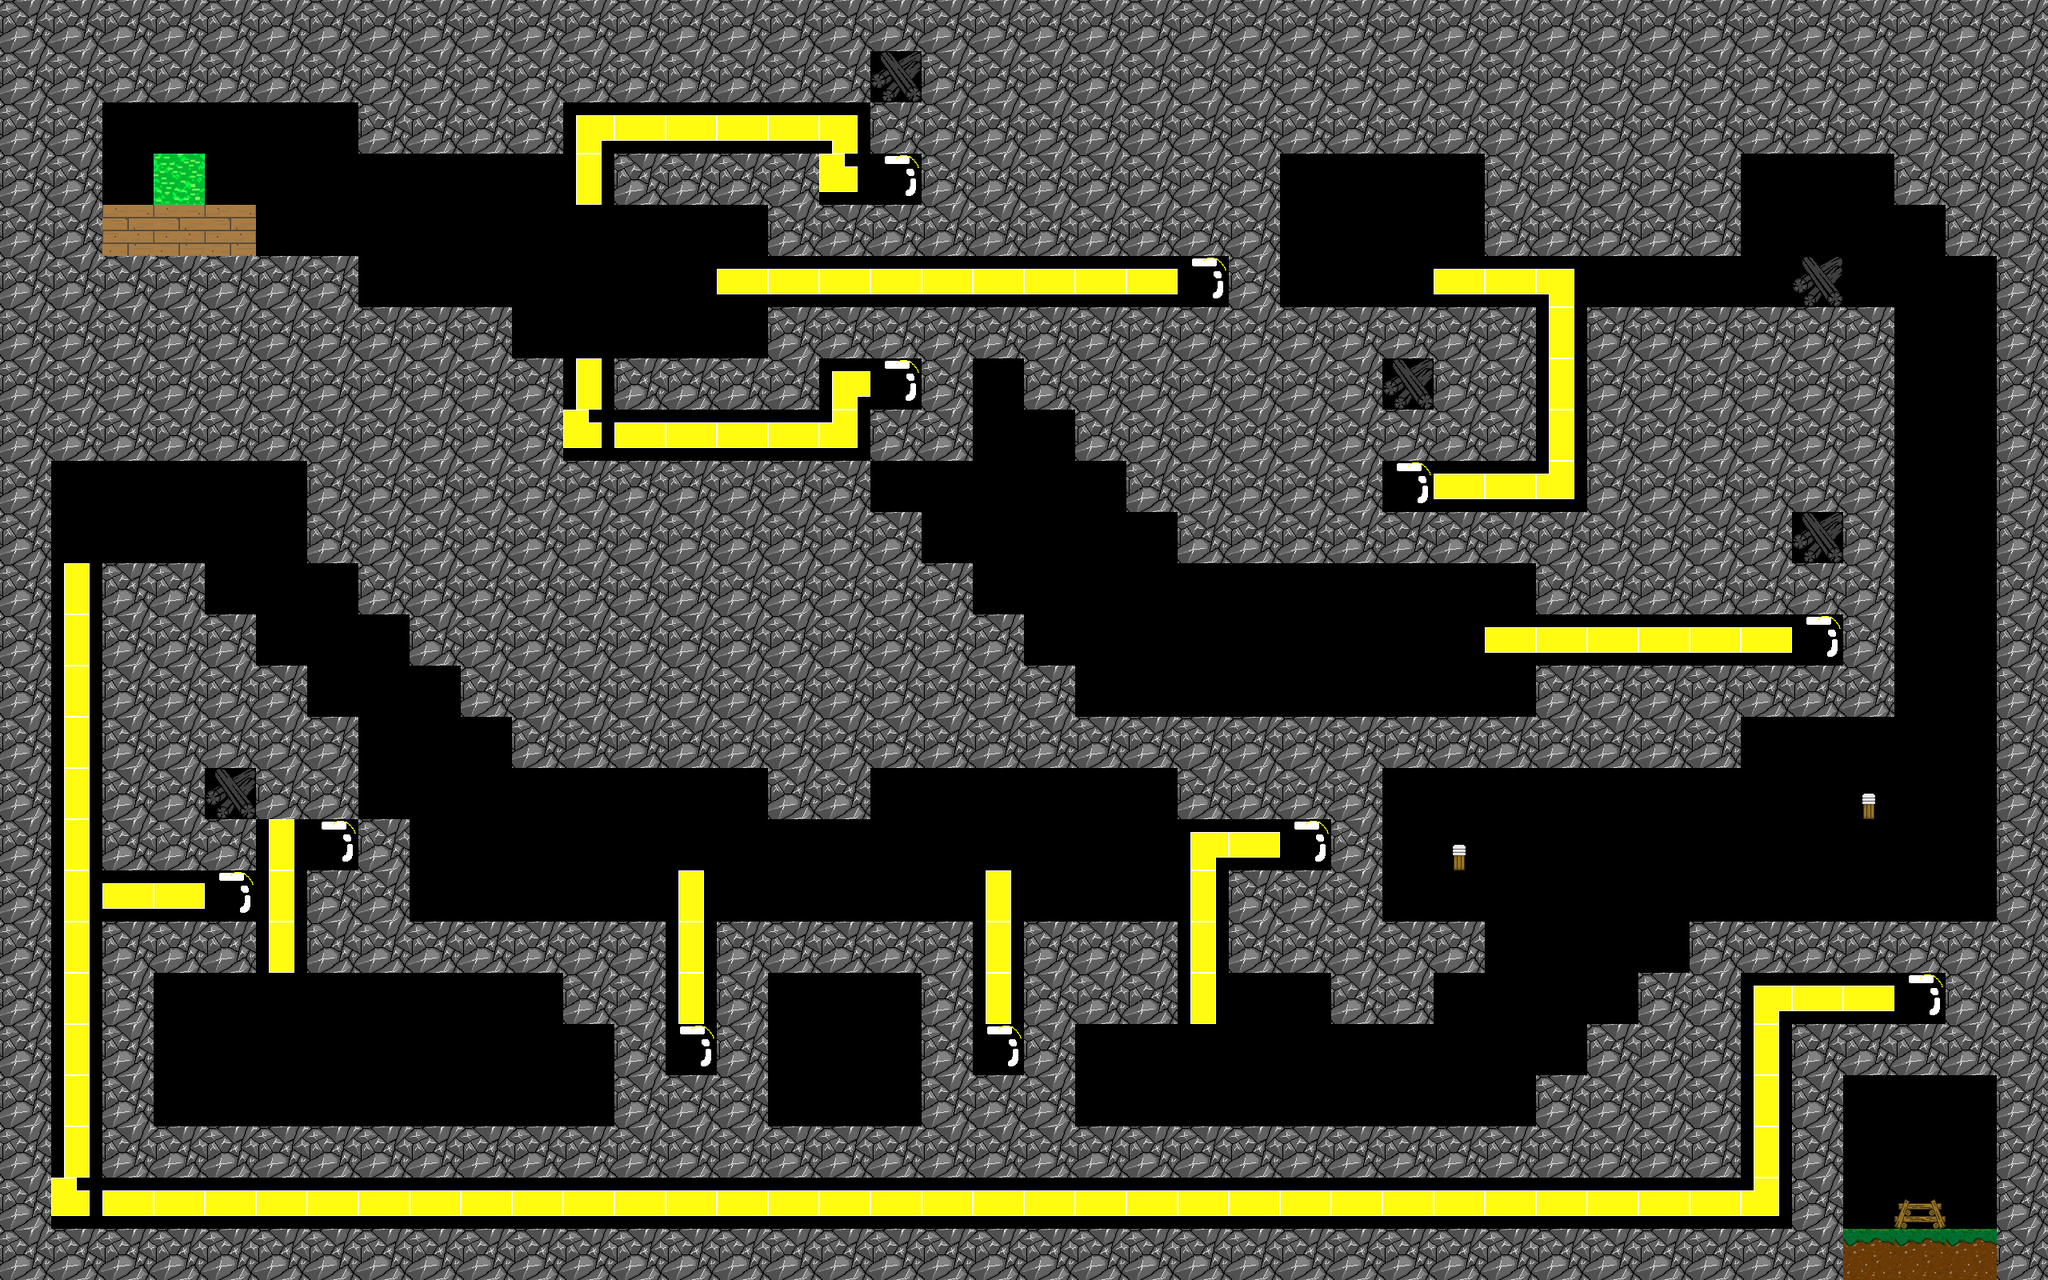

Rendered tile map (Tiled .tmx) drawn with the repository's tilesets; below, a short description and the full map source, tile grids included:
An orthogonal 40x25 tile map with 64x64 px tiles, 1 tile layer (タイル・レイヤー1).

<map version="1.0" orientation="orthogonal" renderorder="right-down" width="40" height="25" tilewidth="64" tileheight="64" nextobjectid="1">
 <tileset firstgid="1" name="TileMapSource" tilewidth="64" tileheight="64" tilecount="36" columns="4">
  <image source="../../../TeamWorkGame/TeamWorkGame/TeamWorkGameContent/Texture/TileMapSource.png" width="256" height="576" />
 </tileset>
 <layer name="タイル・レイヤー1" width="40" height="25">
  <data encoding="csv">
4,4,4,4,4,4,4,4,4,4,4,4,4,4,4,4,4,4,4,4,4,4,4,4,4,4,4,4,4,4,4,4,4,4,4,4,4,4,4,4,
4,4,4,4,4,4,4,4,4,4,4,4,4,4,4,4,4,8,4,4,4,4,4,4,4,4,4,4,4,4,4,4,4,4,4,4,4,4,4,4,
4,4,0,0,0,0,0,4,4,4,4,26,31,31,31,31,27,4,4,4,4,4,4,4,4,4,4,4,4,4,4,4,4,4,4,4,4,4,4,4,
4,4,0,1,0,0,0,0,0,0,0,30,4,4,4,4,28,21,4,4,4,4,4,4,4,0,0,0,0,4,4,4,4,4,0,0,0,4,4,4,
4,4,12,12,12,0,0,0,0,0,0,0,0,0,0,4,4,4,4,4,4,4,4,4,4,0,0,0,0,4,4,4,4,4,0,0,0,0,4,4,
4,4,4,4,4,4,4,0,0,0,0,0,0,0,31,31,31,31,31,31,31,31,31,21,4,0,0,0,31,31,27,0,0,0,0,8,0,0,0,4,
4,4,4,4,4,4,4,4,4,4,0,0,0,0,0,4,4,4,4,4,4,4,4,4,4,4,4,4,4,4,30,4,4,4,4,4,4,0,0,4,
4,4,4,4,4,4,4,4,4,4,4,30,4,4,4,4,26,21,4,0,4,4,4,4,4,4,4,8,4,4,30,4,4,4,4,4,4,0,0,4,
4,4,4,4,4,4,4,4,4,4,4,28,31,31,31,31,29,4,4,0,0,4,4,4,4,4,4,4,4,4,30,4,4,4,4,4,4,0,0,4,
4,0,0,0,0,0,4,4,4,4,4,4,4,4,4,4,4,0,0,0,0,0,4,4,4,4,4,21,31,31,29,4,4,4,4,4,4,0,0,4,
4,0,0,0,0,0,4,4,4,4,4,4,4,4,4,4,4,4,0,0,0,0,0,4,4,4,4,4,4,4,4,4,4,4,4,8,4,0,0,4,
4,30,4,4,0,0,0,4,4,4,4,4,4,4,4,4,4,4,4,0,0,0,0,0,0,0,0,0,0,0,4,4,4,4,4,4,4,0,0,4,
4,30,4,4,4,0,0,0,4,4,4,4,4,4,4,4,4,4,4,4,0,0,0,0,0,0,0,0,0,31,31,31,31,31,31,21,4,0,0,4,
4,30,4,4,4,4,0,0,0,4,4,4,4,4,4,4,4,4,4,4,4,0,0,0,0,0,0,0,0,0,4,4,4,4,4,4,4,0,0,4,
4,30,4,4,4,4,4,0,0,0,4,4,4,4,4,4,4,4,4,4,4,4,4,4,4,4,4,4,4,4,4,4,4,4,0,0,0,0,0,4,
4,30,4,4,8,4,4,0,0,0,0,0,0,0,0,4,4,0,0,0,0,0,0,4,4,4,4,0,0,0,0,0,0,0,0,0,9,0,0,4,
4,30,4,4,4,30,21,4,0,0,0,0,0,0,0,0,0,0,0,0,0,0,0,26,31,21,4,0,9,0,0,0,0,0,0,0,0,0,0,4,
4,30,31,31,21,30,4,4,0,0,0,0,0,30,0,0,0,0,0,30,0,0,0,30,4,4,4,0,0,0,0,0,0,0,0,0,0,0,0,4,
4,30,4,4,4,30,4,4,4,4,4,4,4,30,4,4,4,4,4,30,4,4,4,30,4,4,4,4,4,0,0,0,0,4,4,4,4,4,4,4,
4,30,4,0,0,0,0,0,0,0,0,4,4,30,4,0,0,0,4,30,4,4,4,30,0,0,4,4,0,0,0,0,4,4,26,31,31,21,4,4,
4,30,4,0,0,0,0,0,0,0,0,0,4,21,4,0,0,0,4,21,4,0,0,0,0,0,0,0,0,0,0,4,4,4,30,4,4,4,4,4,
4,30,4,0,0,0,0,0,0,0,0,0,4,4,4,0,0,0,4,4,4,0,0,0,0,0,0,0,0,0,4,4,4,4,30,4,0,0,0,4,
4,30,4,4,4,4,4,4,4,4,4,4,4,4,4,4,4,4,4,4,4,4,4,4,4,4,4,4,4,4,4,4,4,4,30,4,0,0,0,4,
4,28,31,31,31,31,31,31,31,31,31,31,31,31,31,31,31,31,31,31,31,31,31,31,31,31,31,31,31,31,31,31,31,31,29,4,0,10,0,4,
4,4,4,4,4,4,4,4,4,4,4,4,4,4,4,4,4,4,4,4,4,4,4,4,4,4,4,4,4,4,4,4,4,4,4,4,3,3,3,4
</data>
 </layer>
</map>
